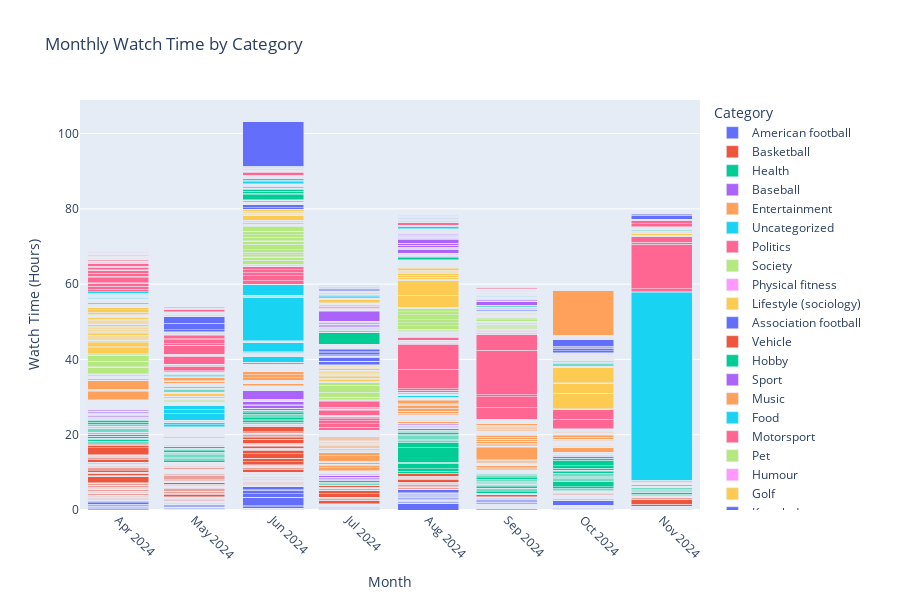

Notebook code cell kept with this figure:
### Code cell
import plotly.express as px
import plotly.graph_objects as go
from plotly.subplots import make_subplots

# Convert timestamp to datetime (not Period)
df['month'] = df['timestamp'].dt.strftime('%Y-%m')  # This will be string format 'YYYY-MM'
df['duration_hours'] = df['duration_seconds'] / 3600

# Extract first category
def get_category_at_level(categories_str, level=0):
    try:
        categories = ast.literal_eval(categories_str)
        return categories[level] if len(categories) > level else 'Uncategorized'
    except:
        return 'Uncategorized'

# Create columns for different category levels
df['category_l1'] = df['topic_categories'].apply(lambda x: get_category_at_level(x, 0))
df['category_l2'] = df['topic_categories'].apply(lambda x: get_category_at_level(x, 1))

# Create the interactive visualization
fig = px.bar(df, 
             x='month',
             y='duration_hours',
             color='category_l1',
             title='Monthly Watch Time by Category',
             labels={'duration_hours': 'Watch Time (Hours)',
                    'month': 'Month',
                    'category_l1': 'Category'},
             height=600)

# Update layout
fig.update_layout(barmode='stack',
                 xaxis_tickangle=45,
                 showlegend=True,
                 hovermode='x unified')

# Show the plot
fig.show()

### Figure 1 — Plotly figure (JSON) as saved in the notebook; plotly's stock layout.template omitted (floating-point values rounded to 4 significant figures; data arrays with more than 128 entries replaced by an {"elided": "..."} marker saying what was removed)
{"data": [{"alignmentgroup": "True", "hovertemplate": "Category=American football<br>Month=%{x}<br>Watch Time (Hours)=%{y}<extra></extra>", "legendgroup": "American football", "marker": {"color": "#636efa", "pattern": {"shape": ""}}, "name": "American football", "offsetgroup": "American football", "orientation": "v", "showlegend": true, "textposition": "auto", "type": "bar", "x": {"elided": "391 str values"}, "xaxis": "x", "y": {"elided": "391 float values"}, "yaxis": "y"}, {"alignmentgroup": "True", "hovertemplate": "Category=Basketball<br>Month=%{x}<br>Watch Time (Hours)=%{y}<extra></extra>", "legendgroup": "Basketball", "marker": {"color": "#EF553B", "pattern": {"shape": ""}}, "name": "Basketball", "offsetgroup": "Basketball", "orientation": "v", "showlegend": true, "textposition": "auto", "type": "bar", "x": {"elided": "746 str values"}, "xaxis": "x", "y": {"elided": "746 float values"}, "yaxis": "y"}, {"alignmentgroup": "True", "hovertemplate": "Category=Health<br>Month=%{x}<br>Watch Time (Hours)=%{y}<extra></extra>", "legendgroup": "Health", "marker": {"color": "#00cc96", "pattern": {"shape": ""}}, "name": "Health", "offsetgroup": "Health", "orientation": "v", "showlegend": true, "textposition": "auto", "type": "bar", "x": {"elided": "177 str values"}, "xaxis": "x", "y": {"elided": "177 float values"}, "yaxis": "y"}, {"alignmentgroup": "True", "hovertemplate": "Category=Baseball<br>Month=%{x}<br>Watch Time (Hours)=%{y}<extra></extra>", "legendgroup": "Baseball", "marker": {"color": "#ab63fa", "pattern": {"shape": ""}}, "name": "Baseball", "offsetgroup": "Baseball", "orientation": "v", "showlegend": true, "textposition": "auto", "type": "bar", "x": {"elided": "302 str values"}, "xaxis": "x", "y": {"elided": "302 float values"}, "yaxis": "y"}, {"alignmentgroup": "True", "hovertemplate": "Category=Entertainment<br>Month=%{x}<br>Watch Time (Hours)=%{y}<extra></extra>", "legendgroup": "Entertainment", "marker": {"color": "#FFA15A", "pattern": {"shape": ""}}, "name": "Entertainment", "offsetgroup": "Entertainment", "orientation": "v", "showlegend": true, "textposition": "auto", "type": "bar", "x": {"elided": "1524 str values"}, "xaxis": "x", "y": {"elided": "1524 float values"}, "yaxis": "y"}, {"alignmentgroup": "True", "hovertemplate": "Category=Uncategorized<br>Month=%{x}<br>Watch Time (Hours)=%{y}<extra></extra>", "legendgroup": "Uncategorized", "marker": {"color": "#19d3f3", "pattern": {"shape": ""}}, "name": "Uncategorized", "offsetgroup": "Uncategorized", "orientation": "v", "showlegend": true, "textposition": "auto", "type": "bar", "x": {"elided": "298 str values"}, "xaxis": "x", "y": {"elided": "298 float values"}, "yaxis": "y"}, {"alignmentgroup": "True", "hovertemplate": "Category=Politics<br>Month=%{x}<br>Watch Time (Hours)=%{y}<extra></extra>", "legendgroup": "Politics", "marker": {"color": "#FF6692", "pattern": {"shape": ""}}, "name": "Politics", "offsetgroup": "Politics", "orientation": "v", "showlegend": true, "textposition": "auto", "type": "bar", "x": ["2024-11", "2024-11", "2024-11", "2024-11", "2024-11", "2024-11", "2024-11", "2024-11", "2024-10", "2024-10", "2024-10", "2024-10", "2024-10", "2024-10", "2024-10", "2024-10", "2024-10", "2024-10", "2024-10", "2024-10", "2024-10", "2024-10", "2024-10", "2024-09", "2024-09", "2024-09", "2024-09", "2024-09", "2024-09", "2024-09", "2024-09", "2024-09", "2024-09", "2024-09", "2024-09", "2024-09", "2024-09", "2024-09", "2024-09", "2024-09", "2024-09", "2024-09", "2024-09", "2024-09", "2024-09", "2024-09", "2024-09", "2024-09", "2024-08", "2024-08", "2024-08", "2024-08", "2024-08", "2024-08", "2024-08", "2024-08", "2024-08", "2024-08", "2024-08", "2024-08", "2024-08", "2024-08", "2024-08", "2024-08", "2024-08", "2024-08", "2024-08", "2024-08", "2024-08", "2024-08", "2024-07", "2024-07", "2024-07", "2024-07", "2024-07", "2024-07", "2024-07", "2024-07", "2024-07", "2024-07", "2024-07", "2024-07", "2024-07", "2024-07", "2024-07", "2024-07", "2024-07", "2024-07", "2024-07", "2024-07", "2024-07", "2024-07", "2024-07", "2024-07", "2024-06", "2024-06", "2024-06", "2024-06", "2024-06", "2024-06", "2024-06", "2024-06", "2024-06", "2024-06", "2024-06", "2024-06", "2024-06", "2024-06", "2024-06", "2024-06", "2024-06", "2024-06", "2024-06", "2024-05", "2024-05", "2024-05", "2024-05", "2024-04", "2024-04", "2024-04", "2024-04", "2024-04", "2024-04", "2024-04"], "xaxis": "x", "y": [0.7558, 0.01639, 0.008056, 0.01667, 11.78, 0.5114, 1.612, 0.03194, 0.01667, 0.003889, 0.01167, 0.009722, 0.08639, 0.004167, 0.01611, 0.01611, 0.008889, 0.01639, 0.006389, 2.504, 2.504, 0.01694, 0.01222, 0.2931, 0.015, 0.009722, 0.02, 0.002778, 0.01639, 0.008333, 0.005, 2.932, 2.932, 0.5228, 11.92, 4.226, 0.05167, 0.1989, 0.1681, 0.1297, 0.008333, 0.07222, 0.05972, 0.1603, 0.1006, 0.1503, 0.02639, 0.02361, 0.01194, 0.01194, 0.01306, 0.01056, 0.009444, 0.5522, 0.3528, 5.13, 6.746, 0.08556, 0.07028, 0.2167, 0.12, 0.02556, 0.1067, 0.1903, 0.05972, 0.1117, 0.01667, 0.015, 0.0125, 0.5964, 0.8342, 0.8342, 0.8342, 0.01639, 0.4447, 0.2986, 0.3572, 0.008611, 0.01556, 0.1981, 0.03111, 0.02556, 1.266, 0.2258, 0.09, 0.04833, 0.05333, 0.01389, 0.01139, 0.01611, 0.5247, 1.385, 0.3697, 0.09306, 0.01806, 0.02861, 0.01611, 0.005278, 0.04139, 0.02306, 0.8344, 0.01667, 1.343, 0.003333, 0.8342, 0.8342, 0.8344, 0.007222, 0.0075, 0.008889, 0.01583, 0.04778, 0.02972, 0.05556, 0.01139, 0.1233, 0.1233, 0.02778, 0.1889, 0.1889, 0.04444, 0.11, 0.01222, 0.01583], "yaxis": "y"}, {"alignmentgroup": "True", "hovertemplate": "Category=Society<br>Month=%{x}<br>Watch Time (Hours)=%{y}<extra></extra>", "legendgroup": "Society", "marker": {"color": "#B6E880", "pattern": {"shape": ""}}, "name": "Society", "offsetgroup": "Society", "orientation": "v", "showlegend": true, "textposition": "auto", "type": "bar", "x": {"elided": "195 str values"}, "xaxis": "x", "y": {"elided": "195 float values"}, "yaxis": "y"}, {"alignmentgroup": "True", "hovertemplate": "Category=Physical fitness<br>Month=%{x}<br>Watch Time (Hours)=%{y}<extra></extra>", "legendgroup": "Physical fitness", "marker": {"color": "#FF97FF", "pattern": {"shape": ""}}, "name": "Physical fitness", "offsetgroup": "Physical fitness", "orientation": "v", "showlegend": true, "textposition": "auto", "type": "bar", "x": ["2024-11", "2024-10", "2024-09", "2024-09", "2024-09", "2024-08", "2024-07", "2024-04"], "xaxis": "x", "y": [0.002778, 0.1806, 0.01472, 0.003889, 0.005278, 0.2464, 0.003889, 0.01694], "yaxis": "y"}, {"alignmentgroup": "True", "hovertemplate": "Category=Lifestyle (sociology)<br>Month=%{x}<br>Watch Time (Hours)=%{y}<extra></extra>", "legendgroup": "Lifestyle (sociology)", "marker": {"color": "#FECB52", "pattern": {"shape": ""}}, "name": "Lifestyle (sociology)", "offsetgroup": "Lifestyle (sociology)", "orientation": "v", "showlegend": true, "textposition": "auto", "type": "bar", "x": {"elided": "463 str values"}, "xaxis": "x", "y": {"elided": "463 float values"}, "yaxis": "y"}, {"alignmentgroup": "True", "hovertemplate": "Category=Association football<br>Month=%{x}<br>Watch Time (Hours)=%{y}<extra></extra>", "legendgroup": "Association football", "marker": {"color": "#636efa", "pattern": {"shape": ""}}, "name": "Association football", "offsetgroup": "Association football", "orientation": "v", "showlegend": true, "textposition": "auto", "type": "bar", "x": {"elided": "397 str values"}, "xaxis": "x", "y": {"elided": "397 float values"}, "yaxis": "y"}, {"alignmentgroup": "True", "hovertemplate": "Category=Vehicle<br>Month=%{x}<br>Watch Time (Hours)=%{y}<extra></extra>", "legendgroup": "Vehicle", "marker": {"color": "#EF553B", "pattern": {"shape": ""}}, "name": "Vehicle", "offsetgroup": "Vehicle", "orientation": "v", "showlegend": true, "textposition": "auto", "type": "bar", "x": ["2024-11", "2024-11", "2024-11", "2024-11", "2024-11", "2024-10", "2024-10", "2024-09", "2024-09", "2024-09", "2024-09", "2024-09", "2024-09", "2024-09", "2024-08", "2024-08", "2024-08", "2024-08", "2024-07", "2024-07", "2024-06", "2024-06", "2024-06", "2024-06", "2024-06", "2024-06", "2024-06", "2024-06", "2024-06", "2024-06", "2024-06", "2024-05", "2024-05", "2024-05", "2024-05", "2024-05", "2024-05", "2024-05", "2024-05", "2024-05", "2024-05", "2024-05", "2024-05", "2024-05", "2024-05", "2024-05", "2024-04", "2024-04"], "xaxis": "x", "y": [0.01583, 0.02278, 0.0125, 0.02667, 0.2661, 0.004444, 0.01667, 0.01444, 0.01111, 0.004722, 0.003611, 0.005, 0.006389, 0.002778, 0.1461, 0.003611, 0.01, 0.008333, 0.03083, 0.004167, 0.0075, 0.2475, 0.0025, 0.005, 0.009722, 0.01667, 0.005556, 0.004444, 0.009722, 0.003333, 0.01333, 0.01667, 0.005556, 0.003611, 0.01167, 0.01028, 0.01694, 0.01694, 0.005833, 0.002222, 0.01444, 0.01444, 0.003333, 0.01028, 0.01111, 0.002778, 0.01056, 0.01694], "yaxis": "y"}, {"alignmentgroup": "True", "hovertemplate": "Category=Hobby<br>Month=%{x}<br>Watch Time (Hours)=%{y}<extra></extra>", "legendgroup": "Hobby", "marker": {"color": "#00cc96", "pattern": {"shape": ""}}, "name": "Hobby", "offsetgroup": "Hobby", "orientation": "v", "showlegend": true, "textposition": "auto", "type": "bar", "x": ["2024-11", "2024-11", "2024-11", "2024-11", "2024-11", "2024-11", "2024-10", "2024-10", "2024-10", "2024-10", "2024-10", "2024-10", "2024-10", "2024-10", "2024-10", "2024-10", "2024-09", "2024-09", "2024-09", "2024-09", "2024-09", "2024-09", "2024-09", "2024-09", "2024-09", "2024-09", "2024-09", "2024-09", "2024-09", "2024-09", "2024-09", "2024-09", "2024-09", "2024-09", "2024-09", "2024-09", "2024-09", "2024-09", "2024-09", "2024-09", "2024-09", "2024-08", "2024-08", "2024-08", "2024-08", "2024-08", "2024-08", "2024-08", "2024-07", "2024-07", "2024-07", "2024-07", "2024-07", "2024-07", "2024-07", "2024-07", "2024-07", "2024-07", "2024-07", "2024-07", "2024-07", "2024-07", "2024-07", "2024-07", "2024-07", "2024-07", "2024-07", "2024-07", "2024-06", "2024-06", "2024-06", "2024-06", "2024-06", "2024-06", "2024-06", "2024-06", "2024-06", "2024-06", "2024-06", "2024-06", "2024-06", "2024-06", "2024-06", "2024-06", "2024-06", "2024-06", "2024-06", "2024-06", "2024-06", "2024-06", "2024-06", "2024-06", "2024-06", "2024-05", "2024-05", "2024-05", "2024-05", "2024-05", "2024-05", "2024-05", "2024-05", "2024-05", "2024-05", "2024-05", "2024-05", "2024-05", "2024-05", "2024-05", "2024-04", "2024-04", "2024-04", "2024-04", "2024-04", "2024-04", "2024-04", "2024-04", "2024-04"], "xaxis": "x", "y": [0.006111, 0.0375, 0.195, 0.005833, 0.1911, 0.2539, 0.3575, 0.1803, 0.1803, 0.215, 0.01139, 0.2381, 0.1753, 0.003889, 0.01194, 0.1753, 0.01056, 0.008889, 0.01667, 0.006389, 0.01694, 0.01694, 0.006111, 0.006389, 0.005278, 0.008611, 0.01583, 0.005278, 0.006111, 0.01639, 0.01694, 0.01528, 0.002778, 0.003611, 0.003889, 0.05306, 0.01389, 0.003611, 0.1931, 0.009444, 0.1422, 0.002778, 0.1978, 0.01694, 0.07472, 0.05611, 0.5272, 0.01528, 0.003611, 0.004444, 0.1819, 0.01833, 0.01528, 0.01417, 0.004444, 0.003889, 3.241, 0.005, 0.003889, 0.004167, 0.004167, 0.01611, 0.003611, 0.004167, 0.004167, 0.004722, 0.004167, 0.4119, 0.01667, 0.004167, 0.003889, 0.003889, 0.003889, 0.4119, 0.01667, 0.003889, 0.06806, 0.004167, 0.003889, 0.004167, 0.004167, 0.003889, 0.01306, 0.002222, 0.01111, 1.28, 0.4556, 0.5011, 0.5006, 0.2347, 0.01694, 0.004444, 0.003889, 0.005, 0.01167, 0.2092, 0.2106, 0.2411, 0.195, 0.009167, 0.009444, 0.003889, 0.1672, 0.004167, 0.235, 0.1669, 0.006389, 0.1972, 0.01222, 0.1097, 0.1033, 0.3758, 0.01667, 0.007222, 0.009722, 0.01556, 0.01667], "yaxis": "y"}, {"alignmentgroup": "True", "hovertemplate": "Category=Sport<br>Month=%{x}<br>Watch Time (Hours)=%{y}<extra></extra>", "legendgroup": "Sport", "marker": {"color": "#ab63fa", "pattern": {"shape": ""}}, "name": "Sport", "offsetgroup": "Sport", "orientation": "v", "showlegend": true, "textposition": "auto", "type": "bar", "x": {"elided": "173 str values"}, "xaxis": "x", "y": {"elided": "173 float values"}, "yaxis": "y"}, {"alignmentgroup": "True", "hovertemplate": "Category=Music<br>Month=%{x}<br>Watch Time (Hours)=%{y}<extra></extra>", "legendgroup": "Music", "marker": {"color": "#FFA15A", "pattern": {"shape": ""}}, "name": "Music", "offsetgroup": "Music", "orientation": "v", "showlegend": true, "textposition": "auto", "type": "bar", "x": {"elided": "150 str values"}, "xaxis": "x", "y": {"elided": "150 float values"}, "yaxis": "y"}, {"alignmentgroup": "True", "hovertemplate": "Category=Food<br>Month=%{x}<br>Watch Time (Hours)=%{y}<extra></extra>", "legendgroup": "Food", "marker": {"color": "#19d3f3", "pattern": {"shape": ""}}, "name": "Food", "offsetgroup": "Food", "orientation": "v", "showlegend": true, "textposition": "auto", "type": "bar", "x": ["2024-11", "2024-11", "2024-10", "2024-10", "2024-10", "2024-10", "2024-10", "2024-10", "2024-09", "2024-09", "2024-09", "2024-09", "2024-09", "2024-09", "2024-09", "2024-09", "2024-09", "2024-09", "2024-09", "2024-09", "2024-09", "2024-08", "2024-08", "2024-08", "2024-08", "2024-08", "2024-08", "2024-08", "2024-08", "2024-08", "2024-08", "2024-08", "2024-07", "2024-07", "2024-07", "2024-07", "2024-07", "2024-07", "2024-07", "2024-06", "2024-06", "2024-06", "2024-06", "2024-06", "2024-06", "2024-06", "2024-06", "2024-06", "2024-06", "2024-06", "2024-06", "2024-06", "2024-06", "2024-06", "2024-06", "2024-06", "2024-06", "2024-06", "2024-05", "2024-05", "2024-05", "2024-05", "2024-05", "2024-05", "2024-05", "2024-05", "2024-05", "2024-05", "2024-05", "2024-05", "2024-05", "2024-05", "2024-05", "2024-04", "2024-04", "2024-04", "2024-04", "2024-04", "2024-04", "2024-04", "2024-04", "2024-04", "2024-04", "2024-04", "2024-04", "2024-04", "2024-04", "2024-04", "2024-04", "2024-04", "2024-04", "2024-04", "2024-04", "2024-04", "2024-04", "2024-04", "2024-04", "2024-04", "2024-04", "2024-04", "2024-04", "2024-04", "2024-04"], "xaxis": "x", "y": [0.01639, 0.2106, 0.1303, 0.06694, 0.01639, 0.01694, 0.01694, 0.01417, 0.01222, 0.01611, 0.01694, 0.01583, 0.005833, 0.01611, 0.01556, 0.006667, 0.1028, 0.1725, 0.005556, 0.01667, 0.004444, 0.001944, 0.01667, 0.005833, 0.07667, 0.01611, 0.01667, 0.01361, 0.01694, 0.4331, 0.1481, 0.3025, 0.1683, 0.003333, 0.04861, 0.004444, 0.07639, 0.01694, 0.01611, 0.01056, 0.01583, 0.01583, 0.01111, 0.09667, 0.009444, 0.009167, 0.4147, 0.4589, 0.3592, 0.01667, 0.01667, 0.1761, 0.01639, 0.01639, 0.008056, 0.01667, 0.09889, 0.0975, 0.01667, 0.01667, 0.2194, 0.165, 0.2406, 0.1683, 0.1683, 0.01667, 0.015, 0.01528, 0.01667, 0.01667, 0.01639, 0.009722, 0.005, 0.01361, 0.01667, 0.01694, 0.01167, 0.01667, 0.2064, 0.2544, 0.01667, 0.06528, 0.01667, 0.01639, 0.01611, 0.025, 0.01639, 0.009167, 0.01528, 0.01639, 0.1169, 0.08611, 0.09944, 0.07472, 0.0675, 0.08611, 0.1311, 0.08194, 0.1164, 0.02972, 0.004444, 0.01472, 0.3147], "yaxis": "y"}, {"alignmentgroup": "True", "hovertemplate": "Category=Motorsport<br>Month=%{x}<br>Watch Time (Hours)=%{y}<extra></extra>", "legendgroup": "Motorsport", "marker": {"color": "#FF6692", "pattern": {"shape": ""}}, "name": "Motorsport", "offsetgroup": "Motorsport", "orientation": "v", "showlegend": true, "textposition": "auto", "type": "bar", "x": {"elided": "203 str values"}, "xaxis": "x", "y": {"elided": "203 float values"}, "yaxis": "y"}, {"alignmentgroup": "True", "hovertemplate": "Category=Pet<br>Month=%{x}<br>Watch Time (Hours)=%{y}<extra></extra>", "legendgroup": "Pet", "marker": {"color": "#B6E880", "pattern": {"shape": ""}}, "name": "Pet", "offsetgroup": "Pet", "orientation": "v", "showlegend": true, "textposition": "auto", "type": "bar", "x": ["2024-11", "2024-10", "2024-09", "2024-09", "2024-05", "2024-04", "2024-04", "2024-04"], "xaxis": "x", "y": [0.009722, 0.009444, 0.004444, 0.01222, 0.005, 0.008056, 0.0025, 0.008333], "yaxis": "y"}, {"alignmentgroup": "True", "hovertemplate": "Category=Humour<br>Month=%{x}<br>Watch Time (Hours)=%{y}<extra></extra>", "legendgroup": "Humour", "marker": {"color": "#FF97FF", "pattern": {"shape": ""}}, "name": "Humour", "offsetgroup": "Humour", "orientation": "v", "showlegend": true, "textposition": "auto", "type": "bar", "x": ["2024-11", "2024-10", "2024-10", "2024-10", "2024-10", "2024-10", "2024-09", "2024-09", "2024-09", "2024-09", "2024-09", "2024-08", "2024-08", "2024-07", "2024-06", "2024-05", "2024-05", "2024-04"], "xaxis": "x", "y": [0.01167, 0.07361, 0.01111, 0.01583, 0.003889, 0.07861, 0.0125, 0.006944, 0.01667, 0.004167, 0.01611, 0.1511, 0.005278, 0.01528, 0.008889, 0.01639, 0.01, 0.01694], "yaxis": "y"}, {"alignmentgroup": "True", "hovertemplate": "Category=Golf<br>Month=%{x}<br>Watch Time (Hours)=%{y}<extra></extra>", "legendgroup": "Golf", "marker": {"color": "#FECB52", "pattern": {"shape": ""}}, "name": "Golf", "offsetgroup": "Golf", "orientation": "v", "showlegend": true, "textposition": "auto", "type": "bar", "x": {"elided": "137 str values"}, "xaxis": "x", "y": {"elided": "137 float values"}, "yaxis": "y"}, {"alignmentgroup": "True", "hovertemplate": "Category=Knowledge<br>Month=%{x}<br>Watch Time (Hours)=%{y}<extra></extra>", "legendgroup": "Knowledge", "marker": {"color": "#636efa", "pattern": {"shape": ""}}, "name": "Knowledge", "offsetgroup": "Knowledge", "orientation": "v", "showlegend": true, "textposition": "auto", "type": "bar", "x": ["2024-11", "2024-11", "2024-10", "2024-10", "2024-10", "2024-10", "2024-10", "2024-10", "2024-10", "2024-09", "2024-09", "2024-09", "2024-09", "2024-09", "2024-09", "2024-09", "2024-09", "2024-09", "2024-08", "2024-07", "2024-06", "2024-05", "2024-05", "2024-05", "2024-05", "2024-05", "2024-04"], "xaxis": "x", "y": [1.055, 0.2231, 0.565, 0.6764, 0.08639, 0.4556, 1.683, 0.006111, 0.01389, 0.01389, 0.01694, 0.008889, 0.01694, 0.01583, 0.008889, 0.01667, 0.01361, 0.006944, 0.1117, 0.01389, 0.01278, 0.009167, 0.01694, 0.5061, 1.715, 1.717, 0.05528], "yaxis": "y"}, {"alignmentgroup": "True", "hovertemplate": "Category=Independent music<br>Month=%{x}<br>Watch Time (Hours)=%{y}<extra></extra>", "legendgroup": "Independent music", "marker": {"color": "#EF553B", "pattern": {"shape": ""}}, "name": "Independent music", "offsetgroup": "Independent music", "orientation": "v", "showlegend": true, "textposition": "auto", "type": "bar", "x": ["2024-10", "2024-10", "2024-10", "2024-10", "2024-10", "2024-10", "2024-10", "2024-10", "2024-10", "2024-10", "2024-10", "2024-10", "2024-10", "2024-10", "2024-10", "2024-09", "2024-09", "2024-08", "2024-08", "2024-08", "2024-04"], "xaxis": "x", "y": [0.07639, 0.05222, 0.0575, 0.07944, 0.07639, 0.07139, 0.06278, 0.08, 0.06389, 0.06278, 0.0575, 0.07944, 0.05222, 0.07639, 0.003333, 0.06417, 0.05778, 0.09944, 0.06528, 0.06667, 0.04611], "yaxis": "y"}, {"alignmentgroup": "True", "hovertemplate": "Category=Video game culture<br>Month=%{x}<br>Watch Time (Hours)=%{y}<extra></extra>", "legendgroup": "Video game culture", "marker": {"color": "#00cc96", "pattern": {"shape": ""}}, "name": "Video game culture", "offsetgroup": "Video game culture", "orientation": "v", "showlegend": true, "textposition": "auto", "type": "bar", "x": ["2024-10", "2024-10", "2024-09", "2024-09", "2024-09", "2024-09", "2024-08", "2024-08", "2024-08", "2024-08", "2024-07", "2024-07", "2024-07", "2024-06", "2024-06", "2024-05", "2024-04", "2024-04", "2024-04"], "xaxis": "x", "y": [0.04639, 0.1375, 0.01611, 0.01389, 0.01028, 0.1364, 0.1219, 0.04639, 0.04639, 0.04972, 0.01333, 0.1394, 0.2683, 0.1336, 0.1364, 0.01389, 0.04333, 0.006667, 0.1339], "yaxis": "y"}, {"alignmentgroup": "True", "hovertemplate": "Category=Religion<br>Month=%{x}<br>Watch Time (Hours)=%{y}<extra></extra>", "legendgroup": "Religion", "marker": {"color": "#ab63fa", "pattern": {"shape": ""}}, "name": "Religion", "offsetgroup": "Religion", "orientation": "v", "showlegend": true, "textposition": "auto", "type": "bar", "x": ["2024-10", "2024-10", "2024-06", "2024-06", "2024-06"], "xaxis": "x", "y": [0.005556, 0.01611, 0.004722, 0.01194, 0.01194], "yaxis": "y"}, {"alignmentgroup": "True", "hovertemplate": "Category=Jazz<br>Month=%{x}<br>Watch Time (Hours)=%{y}<extra></extra>", "legendgroup": "Jazz", "marker": {"color": "#FFA15A", "pattern": {"shape": ""}}, "name": "Jazz", "offsetgroup": "Jazz", "orientation": "v", "showlegend": true, "textposition": "auto", "type": "bar", "x": ["2024-10", "2024-09", "2024-07"], "xaxis": "x", "y": [11.92, 0.01194, 0.01667], "yaxis": "y"}, {"alignmentgroup": "True", "hovertemplate": "Category=Action-adventure game<br>Month=%{x}<br>Watch Time (Hours)=%{y}<extra></extra>", "legendgroup": "Action-adventure game", "marker": {"color": "#19d3f3", "pattern": {"shape": ""}}, "name": "Action-adventure game", "offsetgroup": "Action-adventure game", "orientation": "v", "showlegend": true, "textposition": "auto", "type": "bar", "x": ["2024-10", "2024-07", "2024-07", "2024-07"], "xaxis": "x", "y": [0.005556, 0.015, 0.3458, 0.3458], "yaxis": "y"}, {"alignmentgroup": "True", "hovertemplate": "Category=Pop music<br>Month=%{x}<br>Watch Time (Hours)=%{y}<extra></extra>", "legendgroup": "Pop music", "marker": {"color": "#FF6692", "pattern": {"shape": ""}}, "name": "Pop music", "offsetgroup": "Pop music", "orientation": "v", "showlegend": true, "textposition": "auto", "type": "bar", "x": ["2024-10", "2024-10", "2024-06", "2024-06", "2024-05"], "xaxis": "x", "y": [0.003333, 0.003333, 0.01389, 0.004444, 0.001944], "yaxis": "y"}, {"alignmentgroup": "True", "hovertemplate": "Category=Country music<br>Month=%{x}<br>Watch Time (Hours)=%{y}<extra></extra>", "legendgroup": "Country music", "marker": {"color": "#B6E880", "pattern": {"shape": ""}}, "name": "Country music", "offsetgroup": "Country music", "orientation": "v", "showlegend": true, "textposition": "auto", "type": "bar", "x": ["2024-10", "2024-07", "2024-06", "2024-06", "2024-05"], "xaxis": "x", "y": [0.06222, 0.005, 0.004167, 0.01694, 0.04667], "yaxis": "y"}, {"alignmentgroup": "True", "hovertemplate": "Category=Electronic music<br>Month=%{x}<br>Watch Time (Hours)=%{y}<extra></extra>", "legendgroup": "Electronic music", "marker": {"color": "#FF97FF", "pattern": {"shape": ""}}, "name": "Electronic music", "offsetgroup": "Electronic music", "orientation": "v", "showlegend": true, "textposition": "auto", "type": "bar", "x": ["2024-10", "2024-10", "2024-09", "2024-09", "2024-09", "2024-09", "2024-08", "2024-08", "2024-08", "2024-07", "2024-07", "2024-07", "2024-06", "2024-06", "2024-05", "2024-05", "2024-05", "2024-05", "2024-04", "2024-04", "2024-04", "2024-04", "2024-04", "2024-04", "2024-04"], "xaxis": "x", "y": [0.01306, 0.05722, 0.05667, 0.05889, 0.06, 0.06611, 0.08056, 0.08056, 0.04917, 0.005278, 0.003611, 0.004444, 0.006111, 0.005278, 0.005556, 0.01667, 0.004722, 0.03472, 0.0675, 0.07556, 0.07556, 0.07556, 0.07556, 0.0625, 0.06111], "yaxis": "y"}, {"alignmentgroup": "True", "hovertemplate": "Category=Ice hockey<br>Month=%{x}<br>Watch Time (Hours)=%{y}<extra></extra>", "legendgroup": "Ice hockey", "marker": {"color": "#FECB52", "pattern": {"shape": ""}}, "name": "Ice hockey", "offsetgroup": "Ice hockey", "orientation": "v", "showlegend": true, "textposition": "auto", "type": "bar", "x": ["2024-10", "2024-07", "2024-07", "2024-07", "2024-07", "2024-06", "2024-06", "2024-06", "2024-06", "2024-06", "2024-06", "2024-05", "2024-05", "2024-05", "2024-05", "2024-05", "2024-04", "2024-04"], "xaxis": "x", "y": [0.01472, 0.005556, 0.1378, 0.1389, 0.1783, 0.04222, 0.003056, 0.004444, 0.01917, 0.003889, 0.01389, 0.02444, 0.02972, 0.02472, 0.007222, 0.03139, 0.05639, 0.002222], "yaxis": "y"}, {"alignmentgroup": "True", "hovertemplate": "Category=Hip hop music<br>Month=%{x}<br>Watch Time (Hours)=%{y}<extra></extra>", "legendgroup": "Hip hop music", "marker": {"color": "#636efa", "pattern": {"shape": ""}}, "name": "Hip hop music", "offsetgroup": "Hip hop music", "orientation": "v", "showlegend": true, "textposition": "auto", "type": "bar", "x": ["2024-10", "2024-08", "2024-08", "2024-07", "2024-07", "2024-07", "2024-06", "2024-06", "2024-06", "2024-05", "2024-05", "2024-05", "2024-05", "2024-05", "2024-05", "2024-05", "2024-05", "2024-05", "2024-05", "2024-04", "2024-04"], "xaxis": "x", "y": [0.003889, 0.06861, 0.06111, 0.008889, 0.01639, 0.01667, 0.006389, 0.009167, 0.006389, 0.008611, 0.01667, 0.004444, 0.1467, 0.1467, 0.01556, 0.009167, 0.008333, 0.009444, 0.01472, 0.008889, 0.005], "yaxis": "y"}, {"alignmentgroup": "True", "hovertemplate": "Category=Fashion<br>Month=%{x}<br>Watch Time (Hours)=%{y}<extra></extra>", "legendgroup": "Fashion", "marker": {"color": "#EF553B", "pattern": {"shape": ""}}, "name": "Fashion", "offsetgroup": "Fashion", "orientation": "v", "showlegend": true, "textposition": "auto", "type": "bar", "x": ["2024-10", "2024-09", "2024-08", "2024-07", "2024-06", "2024-05", "2024-04", "2024-04"], "xaxis": "x", "y": [0.009444, 0.1406, 0.1403, 0.0025, 0.01583, 0.01639, 0.01667, 0.009444], "yaxis": "y"}, {"alignmentgroup": "True", "hovertemplate": "Category=Film<br>Month=%{x}<br>Watch Time (Hours)=%{y}<extra></extra>", "legendgroup": "Film", "marker": {"color": "#00cc96", "pattern": {"shape": ""}}, "name": "Film", "offsetgroup": "Film", "orientation": "v", "showlegend": true, "textposition": "auto", "type": "bar", "x": ["2024-10", "2024-05", "2024-05", "2024-05", "2024-05", "2024-05", "2024-05", "2024-05", "2024-05", "2024-05", "2024-05", "2024-05", "2024-04", "2024-04"], "xaxis": "x", "y": [0.01667, 0.008056, 0.07528, 0.07667, 0.1014, 0.06528, 0.05389, 0.08361, 0.06667, 0.05556, 0.09417, 0.06528, 0.08833, 0.09083], "yaxis": "y"}, {"alignmentgroup": "True", "hovertemplate": "Category=Television program<br>Month=%{x}<br>Watch Time (Hours)=%{y}<extra></extra>", "legendgroup": "Television program", "marker": {"color": "#ab63fa", "pattern": {"shape": ""}}, "name": "Television program", "offsetgroup": "Television program", "orientation": "v", "showlegend": true, "textposition": "auto", "type": "bar", "x": ["2024-09", "2024-06", "2024-04"], "xaxis": "x", "y": [0.01278, 0.01667, 0.01361], "yaxis": "y"}, {"alignmentgroup": "True", "hovertemplate": "Category=Christian music<br>Month=%{x}<br>Watch Time (Hours)=%{y}<extra></extra>", "legendgroup": "Christian music", "marker": {"color": "#FFA15A", "pattern": {"shape": ""}}, "name": "Christian music", "offsetgroup": "Christian music", "orientation": "v", "showlegend": true, "textposition": "auto", "type": "bar", "x": ["2024-09", "2024-07", "2024-04"], "xaxis": "x", "y": [0.006667, 0.006389, 0.01611], "yaxis": "y"}, {"alignmentgroup": "True", "hovertemplate": "Category=Business<br>Month=%{x}<br>Watch Time (Hours)=%{y}<extra></extra>", "legendgroup": "Business", "marker": {"color": "#19d3f3", "pattern": {"shape": ""}}, "name": "Business", "offsetgroup": "Business", "orientation": "v", "showlegend": true, "textposition": "auto", "type": "bar", "x": ["2024-09", "2024-09", "2024-08", "2024-07", "2024-06", "2024-06", "2024-06", "2024-06", "2024-05", "2024-04", "2024-04", "2024-04", "2024-04", "2024-04", "2024-04", "2024-04", "2024-04", "2024-04", "2024-04"], "xaxis": "x", "y": [0.01472, 0.01139, 0.1086, 0.01, 0.01333, 0.01667, 0.009444, 0.01639, 0.01694, 0.009722, 0.01667, 0.01667, 0.01667, 0.01667, 0.01667, 0.01417, 0.01667, 0.01389, 0.01667], "yaxis": "y"}, {"alignmentgroup": "True", "hovertemplate": "Category=Technology<br>Month=%{x}<br>Watch Time (Hours)=%{y}<extra></extra>", "legendgroup": "Technology", "marker": {"color": "#FF6692", "pattern": {"shape": ""}}, "name": "Technology", "offsetgroup": "Technology", "orientation": "v", "showlegend": true, "textposition": "auto", "type": "bar", "x": ["2024-09", "2024-09", "2024-09", "2024-09", "2024-09", "2024-07", "2024-07", "2024-06", "2024-05", "2024-05", "2024-05", "2024-05", "2024-05"], "xaxis": "x", "y": [0.03028, 0.005833, 0.115, 0.2078, 0.2256, 0.01639, 0.01583, 0.1381, 0.4369, 0.1519, 0.1381, 0.09, 0.1047], "yaxis": "y"}, {"alignmentgroup": "True", "hovertemplate": "Category=Military<br>Month=%{x}<br>Watch Time (Hours)=%{y}<extra></extra>", "legendgroup": "Military", "marker": {"color": "#B6E880", "pattern": {"shape": ""}}, "name": "Military", "offsetgroup": "Military", "orientation": "v", "showlegend": true, "textposition": "auto", "type": "bar", "x": ["2024-09", "2024-06", "2024-05", "2024-05", "2024-04", "2024-04"], "xaxis": "x", "y": [0.003889, 0.005, 0.01694, 0.01528, 0.01167, 0.01667], "yaxis": "y"}, {"alignmentgroup": "True", "hovertemplate": "Category=Boxing<br>Month=%{x}<br>Watch Time (Hours)=%{y}<extra></extra>", "legendgroup": "Boxing", "marker": {"color": "#FF97FF", "pattern": {"shape": ""}}, "name": "Boxing", "offsetgroup": "Boxing", "orientation": "v", "showlegend": true, "textposition": "auto", "type": "bar", "x": ["2024-09", "2024-07", "2024-06", "2024-05", "2024-04"], "xaxis": "x", "y": [0.01278, 0.008056, 0.005556, 0.003056, 0.005556], "yaxis": "y"}, {"alignmentgroup": "True", "hovertemplate": "Category=Sports game<br>Month=%{x}<br>Watch Time (Hours)=%{y}<extra></extra>", "legendgroup": "Sports game", "marker": {"color": "#FECB52", "pattern": {"shape": ""}}, "name": "Sports game", "offsetgroup": "Sports game", "orientation": "v", "showlegend": true, "textposition": "auto", "type": "bar", "x": ["2024-09", "2024-06"], "xaxis": "x", "y": [0.05361, 0.02806], "yaxis": "y"}, {"alignmentgroup": "True", "hovertemplate": "Category=Cricket<br>Month=%{x}<br>Watch Time (Hours)=%{y}<extra></extra>", "legendgroup": "Cricket", "marker": {"color": "#636efa", "pattern": {"shape": ""}}, "name": "Cricket", "offsetgroup": "Cricket", "orientation": "v", "showlegend": true, "textposition": "auto", "type": "bar", "x": ["2024-08", "2024-08", "2024-08", "2024-08", "2024-08", "2024-08", "2024-08", "2024-08", "2024-08", "2024-08", "2024-08", "2024-08", "2024-08", "2024-07", "2024-07", "2024-07", "2024-07", "2024-07", "2024-07", "2024-07", "2024-07", "2024-07", "2024-07", "2024-07", "2024-07", "2024-07", "2024-07", "2024-07", "2024-07", "2024-07", "2024-07", "2024-07", "2024-07", "2024-07", "2024-07", "2024-07", "2024-07", "2024-07", "2024-07", "2024-07", "2024-07", "2024-07", "2024-07", "2024-07", "2024-07", "2024-06", "2024-06", "2024-06", "2024-05", "2024-05"], "xaxis": "x", "y": [0.009167, 0.05639, 0.01556, 0.005833, 0.0175, 0.1897, 0.01167, 0.006944, 0.03056, 0.08556, 0.07, 0.02389, 0.01333, 0.02389, 0.01, 0.02056, 0.07222, 0.01222, 0.1003, 0.01389, 0.01611, 0.08694, 0.01278, 0.1733, 0.4081, 0.07222, 0.03139, 0.01528, 0.007778, 0.01583, 0.005556, 0.01028, 0.01028, 0.01, 0.0075, 0.008333, 0.1028, 0.06528, 0.0075, 0.1447, 0.08417, 0.1158, 0.02611, 0.01361, 0.004722, 0.0525, 0.05667, 11.92, 0.01944, 0.03028], "yaxis": "y"}, {"alignmentgroup": "True", "hovertemplate": "Category=Racing video game<br>Month=%{x}<br>Watch Time (Hours)=%{y}<extra></extra>", "legendgroup": "Racing video game", "marker": {"color": "#EF553B", "pattern": {"shape": ""}}, "name": "Racing video game", "offsetgroup": "Racing video game", "orientation": "v", "showlegend": true, "textposition": "auto", "type": "bar", "x": ["2024-07", "2024-07", "2024-06", "2024-06", "2024-06", "2024-05"], "xaxis": "x", "y": [0.01639, 0.009444, 0.0075, 0.01444, 0.01444, 0.1472], "yaxis": "y"}, {"alignmentgroup": "True", "hovertemplate": "Category=Professional wrestling<br>Month=%{x}<br>Watch Time (Hours)=%{y}<extra></extra>", "legendgroup": "Professional wrestling", "marker": {"color": "#00cc96", "pattern": {"shape": ""}}, "name": "Professional wrestling", "offsetgroup": "Professional wrestling", "orientation": "v", "showlegend": true, "textposition": "auto", "type": "bar", "x": ["2024-06"], "xaxis": "x", "y": [0.01694], "yaxis": "y"}, {"alignmentgroup": "True", "hovertemplate": "Category=Tourism<br>Month=%{x}<br>Watch Time (Hours)=%{y}<extra></extra>", "legendgroup": "Tourism", "marker": {"color": "#ab63fa", "pattern": {"shape": ""}}, "name": "Tourism", "offsetgroup": "Tourism", "orientation": "v", "showlegend": true, "textposition": "auto", "type": "bar", "x": ["2024-06"], "xaxis": "x", "y": [0.2214], "yaxis": "y"}, {"alignmentgroup": "True", "hovertemplate": "Category=Mixed martial arts<br>Month=%{x}<br>Watch Time (Hours)=%{y}<extra></extra>", "legendgroup": "Mixed martial arts", "marker": {"color": "#FFA15A", "pattern": {"shape": ""}}, "name": "Mixed martial arts", "offsetgroup": "Mixed martial arts", "orientation": "v", "showlegend": true, "textposition": "auto", "type": "bar", "x": ["2024-04"], "xaxis": "x", "y": [0.02944], "yaxis": "y"}], "layout": {"barmode": "stack", "height": 600, "hovermode": "x unified", "legend": {"title": {"text": "Category"}, "tracegroupgap": 0}, "showlegend": true, "title": {"text": "Monthly Watch Time by Category"}, "xaxis": {"anchor": "y", "domain": [0, 1], "tickangle": 45, "title": {"text": "Month"}}, "yaxis": {"anchor": "x", "domain": [0, 1], "title": {"text": "Watch Time (Hours)"}}}}
